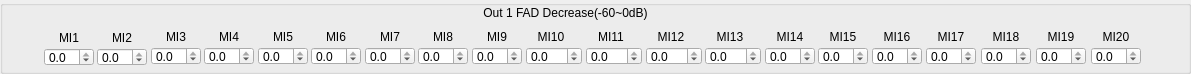
  <widget class="QGroupBox" name="groupBox">
   <property name="geometry">
    <rect>
     <x>0</x>
     <y>720</y>
     <width>1191</width>
     <height>74</height>
    </rect>
   </property>
   <property name="title">
    <string/>
   </property>
   <widget class="QLabel" name="OutLabel">
    <property name="geometry">
     <rect>
      <x>460</x>
      <y>5</y>
      <width>211</width>
      <height>16</height>
     </rect>
    </property>
    <property name="text">
     <string>Out 1 FAD Decrease(-60~0dB)</string>
    </property>
    <property name="alignment">
     <set>Qt::AlignCenter</set>
    </property>
   </widget>
   <widget class="QDoubleSpinBox" name="doubleSpinBox_14">
    <property name="geometry">
     <rect>
      <x>765</x>
      <y>47</y>
      <width>50</width>
      <height>18</height>
     </rect>
    </property>
    <property name="minimumSize">
     <size>
      <width>50</width>
      <height>15</height>
     </size>
    </property>
    <property name="decimals">
     <number>1</number>
    </property>
    <property name="minimum">
     <double>-60.000000000000000</double>
    </property>
    <property name="maximum">
     <double>0.000000000000000</double>
    </property>
    <property name="singleStep">
     <double>0.100000000000000</double>
    </property>
   </widget>
   <widget class="QLabel" name="label_23">
    <property name="geometry">
     <rect>
      <x>97</x>
      <y>30</y>
      <width>50</width>
      <height>16</height>
     </rect>
    </property>
    <property name="minimumSize">
     <size>
      <width>50</width>
      <height>0</height>
     </size>
    </property>
    <property name="text">
     <string>MI2</string>
    </property>
    <property name="alignment">
     <set>Qt::AlignCenter</set>
    </property>
   </widget>
   <widget class="QDoubleSpinBox" name="doubleSpinBox_15">
    <property name="geometry">
     <rect>
      <x>818</x>
      <y>47</y>
      <width>50</width>
      <height>18</height>
     </rect>
    </property>
    <property name="minimumSize">
     <size>
      <width>50</width>
      <height>15</height>
     </size>
    </property>
    <property name="decimals">
     <number>1</number>
    </property>
    <property name="minimum">
     <double>-60.000000000000000</double>
    </property>
    <property name="maximum">
     <double>0.000000000000000</double>
    </property>
    <property name="singleStep">
     <double>0.100000000000000</double>
    </property>
   </widget>
   <widget class="QLabel" name="label_28">
    <property name="geometry">
     <rect>
      <x>365</x>
      <y>29</y>
      <width>50</width>
      <height>16</height>
     </rect>
    </property>
    <property name="minimumSize">
     <size>
      <width>50</width>
      <height>0</height>
     </size>
    </property>
    <property name="text">
     <string>MI7</string>
    </property>
    <property name="alignment">
     <set>Qt::AlignCenter</set>
    </property>
   </widget>
   <widget class="QDoubleSpinBox" name="doubleSpinBox_7">
    <property name="geometry">
     <rect>
      <x>365</x>
      <y>47</y>
      <width>50</width>
      <height>18</height>
     </rect>
    </property>
    <property name="minimumSize">
     <size>
      <width>50</width>
      <height>15</height>
     </size>
    </property>
    <property name="decimals">
     <number>1</number>
    </property>
    <property name="minimum">
     <double>-60.000000000000000</double>
    </property>
    <property name="maximum">
     <double>0.000000000000000</double>
    </property>
    <property name="singleStep">
     <double>0.100000000000000</double>
    </property>
   </widget>
   <widget class="QLabel" name="label_25">
    <property name="geometry">
     <rect>
      <x>204</x>
      <y>29</y>
      <width>50</width>
      <height>16</height>
     </rect>
    </property>
    <property name="minimumSize">
     <size>
      <width>50</width>
      <height>0</height>
     </size>
    </property>
    <property name="text">
     <string>MI4</string>
    </property>
    <property name="alignment">
     <set>Qt::AlignCenter</set>
    </property>
   </widget>
   <widget class="QDoubleSpinBox" name="doubleSpinBox_10">
    <property name="geometry">
     <rect>
      <x>526</x>
      <y>47</y>
      <width>56</width>
      <height>18</height>
     </rect>
    </property>
    <property name="minimumSize">
     <size>
      <width>0</width>
      <height>15</height>
     </size>
    </property>
    <property name="decimals">
     <number>1</number>
    </property>
    <property name="minimum">
     <double>-60.000000000000000</double>
    </property>
    <property name="maximum">
     <double>0.000000000000000</double>
    </property>
    <property name="singleStep">
     <double>0.100000000000000</double>
    </property>
   </widget>
   <widget class="QDoubleSpinBox" name="doubleSpinBox_2">
    <property name="geometry">
     <rect>
      <x>97</x>
      <y>48</y>
      <width>50</width>
      <height>18</height>
     </rect>
    </property>
    <property name="minimumSize">
     <size>
      <width>50</width>
      <height>15</height>
     </size>
    </property>
    <property name="decimals">
     <number>1</number>
    </property>
    <property name="minimum">
     <double>-60.000000000000000</double>
    </property>
    <property name="maximum">
     <double>0.000000000000000</double>
    </property>
    <property name="singleStep">
     <double>0.100000000000000</double>
    </property>
   </widget>
   <widget class="QLabel" name="label_41">
    <property name="geometry">
     <rect>
      <x>1091</x>
      <y>29</y>
      <width>50</width>
      <height>16</height>
     </rect>
    </property>
    <property name="minimumSize">
     <size>
      <width>50</width>
      <height>0</height>
     </size>
    </property>
    <property name="text">
     <string>MI20</string>
    </property>
    <property name="alignment">
     <set>Qt::AlignCenter</set>
    </property>
   </widget>
   <widget class="QDoubleSpinBox" name="doubleSpinBox_20">
    <property name="geometry">
     <rect>
      <x>1091</x>
      <y>47</y>
      <width>50</width>
      <height>18</height>
     </rect>
    </property>
    <property name="minimumSize">
     <size>
      <width>50</width>
      <height>15</height>
     </size>
    </property>
    <property name="decimals">
     <number>1</number>
    </property>
    <property name="minimum">
     <double>-60.000000000000000</double>
    </property>
    <property name="maximum">
     <double>0.000000000000000</double>
    </property>
    <property name="singleStep">
     <double>0.100000000000000</double>
    </property>
   </widget>
   <widget class="QDoubleSpinBox" name="doubleSpinBox_5">
    <property name="geometry">
     <rect>
      <x>258</x>
      <y>47</y>
      <width>50</width>
      <height>18</height>
     </rect>
    </property>
    <property name="minimumSize">
     <size>
      <width>50</width>
      <height>15</height>
     </size>
    </property>
    <property name="decimals">
     <number>1</number>
    </property>
    <property name="minimum">
     <double>-60.000000000000000</double>
    </property>
    <property name="maximum">
     <double>0.000000000000000</double>
    </property>
    <property name="singleStep">
     <double>0.100000000000000</double>
    </property>
   </widget>
   <widget class="QLabel" name="label_40">
    <property name="geometry">
     <rect>
      <x>1036</x>
      <y>29</y>
      <width>50</width>
      <height>16</height>
     </rect>
    </property>
    <property name="minimumSize">
     <size>
      <width>50</width>
      <height>0</height>
     </size>
    </property>
    <property name="text">
     <string>MI19</string>
    </property>
    <property name="alignment">
     <set>Qt::AlignCenter</set>
    </property>
   </widget>
   <widget class="QLabel" name="label_38">
    <property name="geometry">
     <rect>
      <x>926</x>
      <y>29</y>
      <width>50</width>
      <height>16</height>
     </rect>
    </property>
    <property name="minimumSize">
     <size>
      <width>50</width>
      <height>0</height>
     </size>
    </property>
    <property name="text">
     <string>MI17</string>
    </property>
    <property name="alignment">
     <set>Qt::AlignCenter</set>
    </property>
   </widget>
   <widget class="QDoubleSpinBox" name="doubleSpinBox">
    <property name="geometry">
     <rect>
      <x>44</x>
      <y>48</y>
      <width>50</width>
      <height>18</height>
     </rect>
    </property>
    <property name="minimumSize">
     <size>
      <width>50</width>
      <height>15</height>
     </size>
    </property>
    <property name="decimals">
     <number>1</number>
    </property>
    <property name="minimum">
     <double>-60.000000000000000</double>
    </property>
    <property name="maximum">
     <double>0.000000000000000</double>
    </property>
    <property name="singleStep">
     <double>0.100000000000000</double>
    </property>
    <property name="value">
     <double>0.000000000000000</double>
    </property>
   </widget>
   <widget class="QDoubleSpinBox" name="doubleSpinBox_4">
    <property name="geometry">
     <rect>
      <x>204</x>
      <y>47</y>
      <width>50</width>
      <height>18</height>
     </rect>
    </property>
    <property name="minimumSize">
     <size>
      <width>50</width>
      <height>15</height>
     </size>
    </property>
    <property name="decimals">
     <number>1</number>
    </property>
    <property name="minimum">
     <double>-60.000000000000000</double>
    </property>
    <property name="maximum">
     <double>0.000000000000000</double>
    </property>
    <property name="singleStep">
     <double>0.100000000000000</double>
    </property>
   </widget>
   <widget class="QDoubleSpinBox" name="doubleSpinBox_18">
    <property name="geometry">
     <rect>
      <x>981</x>
      <y>47</y>
      <width>50</width>
      <height>18</height>
     </rect>
    </property>
    <property name="minimumSize">
     <size>
      <width>50</width>
      <height>15</height>
     </size>
    </property>
    <property name="decimals">
     <number>1</number>
    </property>
    <property name="minimum">
     <double>-60.000000000000000</double>
    </property>
    <property name="maximum">
     <double>0.000000000000000</double>
    </property>
    <property name="singleStep">
     <double>0.100000000000000</double>
    </property>
   </widget>
   <widget class="QLabel" name="label_29">
    <property name="geometry">
     <rect>
      <x>418</x>
      <y>29</y>
      <width>50</width>
      <height>16</height>
     </rect>
    </property>
    <property name="minimumSize">
     <size>
      <width>50</width>
      <height>0</height>
     </size>
    </property>
    <property name="text">
     <string>MI8</string>
    </property>
    <property name="alignment">
     <set>Qt::AlignCenter</set>
    </property>
   </widget>
   <widget class="QLabel" name="label_26">
    <property name="geometry">
     <rect>
      <x>258</x>
      <y>29</y>
      <width>50</width>
      <height>16</height>
     </rect>
    </property>
    <property name="minimumSize">
     <size>
      <width>50</width>
      <height>0</height>
     </size>
    </property>
    <property name="text">
     <string>MI5</string>
    </property>
    <property name="alignment">
     <set>Qt::AlignCenter</set>
    </property>
   </widget>
   <widget class="QDoubleSpinBox" name="doubleSpinBox_16">
    <property name="geometry">
     <rect>
      <x>872</x>
      <y>47</y>
      <width>50</width>
      <height>18</height>
     </rect>
    </property>
    <property name="minimumSize">
     <size>
      <width>50</width>
      <height>15</height>
     </size>
    </property>
    <property name="decimals">
     <number>1</number>
    </property>
    <property name="minimum">
     <double>-60.000000000000000</double>
    </property>
    <property name="maximum">
     <double>0.000000000000000</double>
    </property>
    <property name="singleStep">
     <double>0.100000000000000</double>
    </property>
   </widget>
   <widget class="QDoubleSpinBox" name="doubleSpinBox_19">
    <property name="geometry">
     <rect>
      <x>1036</x>
      <y>47</y>
      <width>50</width>
      <height>18</height>
     </rect>
    </property>
    <property name="minimumSize">
     <size>
      <width>50</width>
      <height>15</height>
     </size>
    </property>
    <property name="decimals">
     <number>1</number>
    </property>
    <property name="minimum">
     <double>-60.000000000000000</double>
    </property>
    <property name="maximum">
     <double>0.000000000000000</double>
    </property>
    <property name="singleStep">
     <double>0.100000000000000</double>
    </property>
   </widget>
   <widget class="QLabel" name="label_31">
    <property name="geometry">
     <rect>
      <x>526</x>
      <y>29</y>
      <width>50</width>
      <height>16</height>
     </rect>
    </property>
    <property name="minimumSize">
     <size>
      <width>50</width>
      <height>0</height>
     </size>
    </property>
    <property name="text">
     <string>MI10</string>
    </property>
    <property name="alignment">
     <set>Qt::AlignCenter</set>
    </property>
   </widget>
   <widget class="QLabel" name="label_33">
    <property name="geometry">
     <rect>
      <x>646</x>
      <y>29</y>
      <width>50</width>
      <height>16</height>
     </rect>
    </property>
    <property name="minimumSize">
     <size>
      <width>50</width>
      <height>0</height>
     </size>
    </property>
    <property name="text">
     <string>MI12</string>
    </property>
    <property name="alignment">
     <set>Qt::AlignCenter</set>
    </property>
   </widget>
   <widget class="QLabel" name="label_32">
    <property name="geometry">
     <rect>
      <x>586</x>
      <y>29</y>
      <width>50</width>
      <height>16</height>
     </rect>
    </property>
    <property name="minimumSize">
     <size>
      <width>50</width>
      <height>0</height>
     </size>
    </property>
    <property name="text">
     <string>MI11</string>
    </property>
    <property name="alignment">
     <set>Qt::AlignCenter</set>
    </property>
   </widget>
   <widget class="QLabel" name="label_22">
    <property name="geometry">
     <rect>
      <x>44</x>
      <y>30</y>
      <width>50</width>
      <height>16</height>
     </rect>
    </property>
    <property name="minimumSize">
     <size>
      <width>50</width>
      <height>0</height>
     </size>
    </property>
    <property name="text">
     <string>MI1</string>
    </property>
    <property name="alignment">
     <set>Qt::AlignCenter</set>
    </property>
   </widget>
   <widget class="QDoubleSpinBox" name="doubleSpinBox_17">
    <property name="geometry">
     <rect>
      <x>926</x>
      <y>47</y>
      <width>50</width>
      <height>18</height>
     </rect>
    </property>
    <property name="minimumSize">
     <size>
      <width>50</width>
      <height>15</height>
     </size>
    </property>
    <property name="decimals">
     <number>1</number>
    </property>
    <property name="minimum">
     <double>-60.000000000000000</double>
    </property>
    <property name="maximum">
     <double>0.000000000000000</double>
    </property>
    <property name="singleStep">
     <double>0.100000000000000</double>
    </property>
   </widget>
   <widget class="QLabel" name="label_24">
    <property name="geometry">
     <rect>
      <x>151</x>
      <y>29</y>
      <width>50</width>
      <height>16</height>
     </rect>
    </property>
    <property name="minimumSize">
     <size>
      <width>50</width>
      <height>0</height>
     </size>
    </property>
    <property name="text">
     <string>MI3</string>
    </property>
    <property name="alignment">
     <set>Qt::AlignCenter</set>
    </property>
   </widget>
   <widget class="QLabel" name="label_34">
    <property name="geometry">
     <rect>
      <x>705</x>
      <y>29</y>
      <width>50</width>
      <height>16</height>
     </rect>
    </property>
    <property name="minimumSize">
     <size>
      <width>50</width>
      <height>0</height>
     </size>
    </property>
    <property name="text">
     <string>MI13</string>
    </property>
    <property name="alignment">
     <set>Qt::AlignCenter</set>
    </property>
   </widget>
   <widget class="QDoubleSpinBox" name="doubleSpinBox_6">
    <property name="geometry">
     <rect>
      <x>311</x>
      <y>47</y>
      <width>50</width>
      <height>18</height>
     </rect>
    </property>
    <property name="minimumSize">
     <size>
      <width>50</width>
      <height>15</height>
     </size>
    </property>
    <property name="decimals">
     <number>1</number>
    </property>
    <property name="minimum">
     <double>-60.000000000000000</double>
    </property>
    <property name="maximum">
     <double>0.000000000000000</double>
    </property>
    <property name="singleStep">
     <double>0.100000000000000</double>
    </property>
   </widget>
   <widget class="QDoubleSpinBox" name="doubleSpinBox_3">
    <property name="geometry">
     <rect>
      <x>151</x>
      <y>47</y>
      <width>50</width>
      <height>18</height>
     </rect>
    </property>
    <property name="minimumSize">
     <size>
      <width>50</width>
      <height>15</height>
     </size>
    </property>
    <property name="decimals">
     <number>1</number>
    </property>
    <property name="minimum">
     <double>-60.000000000000000</double>
    </property>
    <property name="maximum">
     <double>0.000000000000000</double>
    </property>
    <property name="singleStep">
     <double>0.100000000000000</double>
    </property>
   </widget>
   <widget class="QDoubleSpinBox" name="doubleSpinBox_8">
    <property name="geometry">
     <rect>
      <x>418</x>
      <y>47</y>
      <width>50</width>
      <height>18</height>
     </rect>
    </property>
    <property name="minimumSize">
     <size>
      <width>50</width>
      <height>15</height>
     </size>
    </property>
    <property name="decimals">
     <number>1</number>
    </property>
    <property name="minimum">
     <double>-60.000000000000000</double>
    </property>
    <property name="maximum">
     <double>0.000000000000000</double>
    </property>
    <property name="singleStep">
     <double>0.100000000000000</double>
    </property>
   </widget>
   <widget class="QLabel" name="label_36">
    <property name="geometry">
     <rect>
      <x>818</x>
      <y>29</y>
      <width>50</width>
      <height>16</height>
     </rect>
    </property>
    <property name="minimumSize">
     <size>
      <width>50</width>
      <height>0</height>
     </size>
    </property>
    <property name="text">
     <string>MI15</string>
    </property>
    <property name="alignment">
     <set>Qt::AlignCenter</set>
    </property>
   </widget>
   <widget class="QDoubleSpinBox" name="doubleSpinBox_13">
    <property name="geometry">
     <rect>
      <x>705</x>
      <y>47</y>
      <width>56</width>
      <height>18</height>
     </rect>
    </property>
    <property name="minimumSize">
     <size>
      <width>0</width>
      <height>15</height>
     </size>
    </property>
    <property name="decimals">
     <number>1</number>
    </property>
    <property name="minimum">
     <double>-60.000000000000000</double>
    </property>
    <property name="maximum">
     <double>0.000000000000000</double>
    </property>
    <property name="singleStep">
     <double>0.100000000000000</double>
    </property>
   </widget>
   <widget class="QLabel" name="label_39">
    <property name="geometry">
     <rect>
      <x>981</x>
      <y>29</y>
      <width>50</width>
      <height>16</height>
     </rect>
    </property>
    <property name="minimumSize">
     <size>
      <width>50</width>
      <height>0</height>
     </size>
    </property>
    <property name="text">
     <string>MI18</string>
    </property>
    <property name="alignment">
     <set>Qt::AlignCenter</set>
    </property>
   </widget>
   <widget class="QLabel" name="label_37">
    <property name="geometry">
     <rect>
      <x>872</x>
      <y>29</y>
      <width>50</width>
      <height>16</height>
     </rect>
    </property>
    <property name="minimumSize">
     <size>
      <width>50</width>
      <height>0</height>
     </size>
    </property>
    <property name="text">
     <string>MI16</string>
    </property>
    <property name="alignment">
     <set>Qt::AlignCenter</set>
    </property>
   </widget>
   <widget class="QLabel" name="label_27">
    <property name="geometry">
     <rect>
      <x>311</x>
      <y>29</y>
      <width>50</width>
      <height>16</height>
     </rect>
    </property>
    <property name="minimumSize">
     <size>
      <width>50</width>
      <height>0</height>
     </size>
    </property>
    <property name="text">
     <string>MI6</string>
    </property>
    <property name="alignment">
     <set>Qt::AlignCenter</set>
    </property>
   </widget>
   <widget class="QLabel" name="label_35">
    <property name="geometry">
     <rect>
      <x>765</x>
      <y>29</y>
      <width>50</width>
      <height>16</height>
     </rect>
    </property>
    <property name="minimumSize">
     <size>
      <width>50</width>
      <height>0</height>
     </size>
    </property>
    <property name="text">
     <string>MI14</string>
    </property>
    <property name="alignment">
     <set>Qt::AlignCenter</set>
    </property>
   </widget>
   <widget class="QDoubleSpinBox" name="doubleSpinBox_12">
    <property name="geometry">
     <rect>
      <x>646</x>
      <y>47</y>
      <width>56</width>
      <height>18</height>
     </rect>
    </property>
    <property name="minimumSize">
     <size>
      <width>0</width>
      <height>15</height>
     </size>
    </property>
    <property name="decimals">
     <number>1</number>
    </property>
    <property name="minimum">
     <double>-60.000000000000000</double>
    </property>
    <property name="maximum">
     <double>0.000000000000000</double>
    </property>
    <property name="singleStep">
     <double>0.100000000000000</double>
    </property>
   </widget>
   <widget class="QDoubleSpinBox" name="doubleSpinBox_9">
    <property name="geometry">
     <rect>
      <x>472</x>
      <y>47</y>
      <width>50</width>
      <height>18</height>
     </rect>
    </property>
    <property name="minimumSize">
     <size>
      <width>50</width>
      <height>15</height>
     </size>
    </property>
    <property name="decimals">
     <number>1</number>
    </property>
    <property name="minimum">
     <double>-60.000000000000000</double>
    </property>
    <property name="maximum">
     <double>0.000000000000000</double>
    </property>
    <property name="singleStep">
     <double>0.100000000000000</double>
    </property>
   </widget>
   <widget class="QDoubleSpinBox" name="doubleSpinBox_11">
    <property name="geometry">
     <rect>
      <x>586</x>
      <y>47</y>
      <width>56</width>
      <height>18</height>
     </rect>
    </property>
    <property name="minimumSize">
     <size>
      <width>0</width>
      <height>15</height>
     </size>
    </property>
    <property name="decimals">
     <number>1</number>
    </property>
    <property name="minimum">
     <double>-60.000000000000000</double>
    </property>
    <property name="maximum">
     <double>0.000000000000000</double>
    </property>
    <property name="singleStep">
     <double>0.100000000000000</double>
    </property>
   </widget>
   <widget class="QLabel" name="label_30">
    <property name="geometry">
     <rect>
      <x>472</x>
      <y>29</y>
      <width>50</width>
      <height>16</height>
     </rect>
    </property>
    <property name="minimumSize">
     <size>
      <width>50</width>
      <height>0</height>
     </size>
    </property>
    <property name="text">
     <string>MI9</string>
    </property>
    <property name="alignment">
     <set>Qt::AlignCenter</set>
    </property>
   </widget>
  </widget>
